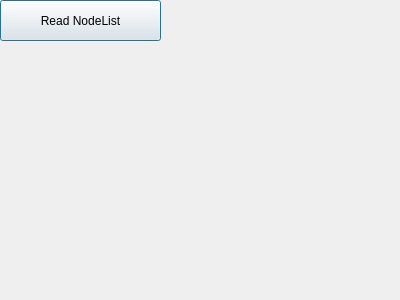
<?xml version="1.0" encoding="UTF-8"?>
<ui version="4.0">
 <class>Dialog</class>
 <widget class="QDialog" name="Dialog">
  <property name="geometry">
   <rect>
    <x>0</x>
    <y>0</y>
    <width>400</width>
    <height>300</height>
   </rect>
  </property>
  <property name="windowTitle">
   <string>Dialog</string>
  </property>
  <widget class="QPushButton" name="pushButtReadNodeList">
   <property name="geometry">
    <rect>
     <x>0</x>
     <y>0</y>
     <width>161</width>
     <height>41</height>
    </rect>
   </property>
   <property name="text">
    <string>Read NodeList</string>
   </property>
  </widget>
 </widget>
 <resources/>
 <connections>
  <connection>
   <sender>pushButtReadNodeList</sender>
   <signal>clicked()</signal>
   <receiver>Dialog</receiver>
   <slot>slotReadNodeList()</slot>
   <hints>
    <hint type="sourcelabel">
     <x>80</x>
     <y>20</y>
    </hint>
    <hint type="destinationlabel">
     <x>199</x>
     <y>149</y>
    </hint>
   </hints>
  </connection>
 </connections>
 <slots>
  <slot>slotReadNodeList()</slot>
 </slots>
</ui>
